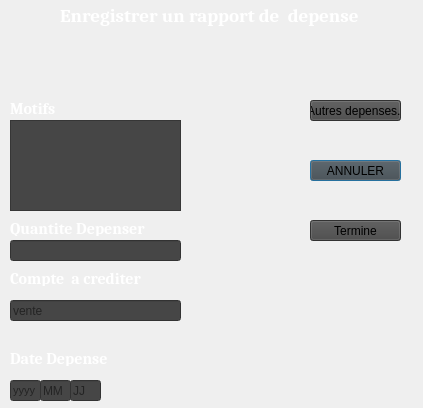
<?xml version="1.0" encoding="UTF-8"?>
<ui version="4.0">
 <class>redigerrapportdepense</class>
 <widget class="QDialog" name="redigerrapportdepense">
  <property name="geometry">
   <rect>
    <x>0</x>
    <y>0</y>
    <width>423</width>
    <height>408</height>
   </rect>
  </property>
  <property name="windowTitle">
   <string>rapport depense</string>
  </property>
  <property name="windowIcon">
   <iconset resource="../../Documents/Menu/logo1.qrc">
    <normaloff>:/menu/logo1/logo.png</normaloff>:/menu/logo1/logo.png</iconset>
  </property>
  <widget class="QPushButton" name="annuler">
   <property name="geometry">
    <rect>
     <x>310</x>
     <y>160</y>
     <width>91</width>
     <height>21</height>
    </rect>
   </property>
   <property name="styleSheet">
    <string notr="true">background-color: rgb(70, 70, 70);</string>
   </property>
   <property name="text">
    <string>ANNULER</string>
   </property>
  </widget>
  <widget class="QLabel" name="label">
   <property name="geometry">
    <rect>
     <x>60</x>
     <y>0</y>
     <width>311</width>
     <height>31</height>
    </rect>
   </property>
   <property name="font">
    <font>
     <family>Cambria</family>
     <pointsize>14</pointsize>
     <weight>75</weight>
     <bold>true</bold>
    </font>
   </property>
   <property name="styleSheet">
    <string notr="true">color: rgb(255, 255, 255);</string>
   </property>
   <property name="text">
    <string>Enregistrer un rapport de  depense</string>
   </property>
  </widget>
  <widget class="QPushButton" name="autredepense">
   <property name="geometry">
    <rect>
     <x>310</x>
     <y>100</y>
     <width>91</width>
     <height>21</height>
    </rect>
   </property>
   <property name="styleSheet">
    <string notr="true">background-color: rgb(70, 70, 70);</string>
   </property>
   <property name="text">
    <string>Autres depenses..</string>
   </property>
  </widget>
  <widget class="QPushButton" name="termine">
   <property name="geometry">
    <rect>
     <x>310</x>
     <y>220</y>
     <width>91</width>
     <height>21</height>
    </rect>
   </property>
   <property name="styleSheet">
    <string notr="true">background-color: rgb(70, 70, 70);</string>
   </property>
   <property name="text">
    <string>Termine</string>
   </property>
  </widget>
  <widget class="QLineEdit" name="Compte">
   <property name="geometry">
    <rect>
     <x>10</x>
     <y>300</y>
     <width>171</width>
     <height>21</height>
    </rect>
   </property>
   <property name="styleSheet">
    <string notr="true">background-color: rgb(70, 70, 70);</string>
   </property>
   <property name="placeholderText">
    <string>vente</string>
   </property>
  </widget>
  <widget class="QLineEdit" name="jour">
   <property name="geometry">
    <rect>
     <x>70</x>
     <y>380</y>
     <width>31</width>
     <height>21</height>
    </rect>
   </property>
   <property name="styleSheet">
    <string notr="true">background-color: rgb(70, 70, 70);</string>
   </property>
   <property name="maxLength">
    <number>2</number>
   </property>
   <property name="placeholderText">
    <string>JJ</string>
   </property>
  </widget>
  <widget class="QLineEdit" name="quantite">
   <property name="geometry">
    <rect>
     <x>10</x>
     <y>240</y>
     <width>171</width>
     <height>21</height>
    </rect>
   </property>
   <property name="styleSheet">
    <string notr="true">background-color: rgb(70, 70, 70);</string>
   </property>
   <property name="clearButtonEnabled">
    <bool>true</bool>
   </property>
  </widget>
  <widget class="QLineEdit" name="mois">
   <property name="geometry">
    <rect>
     <x>40</x>
     <y>380</y>
     <width>31</width>
     <height>21</height>
    </rect>
   </property>
   <property name="styleSheet">
    <string notr="true">background-color: rgb(70, 70, 70);</string>
   </property>
   <property name="maxLength">
    <number>2</number>
   </property>
   <property name="placeholderText">
    <string>MM</string>
   </property>
  </widget>
  <widget class="QLineEdit" name="anne">
   <property name="geometry">
    <rect>
     <x>10</x>
     <y>380</y>
     <width>31</width>
     <height>21</height>
    </rect>
   </property>
   <property name="font">
    <font>
     <pointsize>8</pointsize>
     <weight>50</weight>
     <bold>false</bold>
     <underline>false</underline>
     <strikeout>false</strikeout>
    </font>
   </property>
   <property name="tabletTracking">
    <bool>true</bool>
   </property>
   <property name="contextMenuPolicy">
    <enum>Qt::DefaultContextMenu</enum>
   </property>
   <property name="autoFillBackground">
    <bool>false</bool>
   </property>
   <property name="styleSheet">
    <string notr="true">background-color: rgb(70, 70, 70);</string>
   </property>
   <property name="text">
    <string/>
   </property>
   <property name="maxLength">
    <number>4</number>
   </property>
   <property name="placeholderText">
    <string>yyyy</string>
   </property>
  </widget>
  <widget class="QLabel" name="label_8">
   <property name="geometry">
    <rect>
     <x>10</x>
     <y>350</y>
     <width>111</width>
     <height>16</height>
    </rect>
   </property>
   <property name="font">
    <font>
     <family>Cambria</family>
     <pointsize>12</pointsize>
     <weight>75</weight>
     <bold>true</bold>
    </font>
   </property>
   <property name="styleSheet">
    <string notr="true">color: rgb(255, 255, 255);</string>
   </property>
   <property name="text">
    <string>Date Depense</string>
   </property>
  </widget>
  <widget class="QLabel" name="label_7">
   <property name="geometry">
    <rect>
     <x>10</x>
     <y>220</y>
     <width>141</width>
     <height>16</height>
    </rect>
   </property>
   <property name="font">
    <font>
     <family>Cambria</family>
     <pointsize>12</pointsize>
     <weight>75</weight>
     <bold>true</bold>
    </font>
   </property>
   <property name="styleSheet">
    <string notr="true">color: rgb(255, 255, 255);</string>
   </property>
   <property name="text">
    <string>Quantite Depenser</string>
   </property>
  </widget>
  <widget class="QLabel" name="label_9">
   <property name="geometry">
    <rect>
     <x>10</x>
     <y>270</y>
     <width>211</width>
     <height>16</height>
    </rect>
   </property>
   <property name="font">
    <font>
     <family>Cambria</family>
     <pointsize>12</pointsize>
     <weight>75</weight>
     <bold>true</bold>
    </font>
   </property>
   <property name="styleSheet">
    <string notr="true">color: rgb(255, 255, 255);</string>
   </property>
   <property name="text">
    <string>Compte  a crediter</string>
   </property>
  </widget>
  <widget class="QTextEdit" name="motif">
   <property name="geometry">
    <rect>
     <x>10</x>
     <y>120</y>
     <width>171</width>
     <height>91</height>
    </rect>
   </property>
   <property name="styleSheet">
    <string notr="true">background-color: rgb(70, 70, 70);</string>
   </property>
  </widget>
  <widget class="QLabel" name="label_2">
   <property name="geometry">
    <rect>
     <x>-10</x>
     <y>-10</y>
     <width>571</width>
     <height>421</height>
    </rect>
   </property>
   <property name="text">
    <string/>
   </property>
   <property name="pixmap">
    <pixmap resource="../../Documents/Menu/fond2.qrc">:/menu/fond/Fond2.png</pixmap>
   </property>
   <property name="scaledContents">
    <bool>true</bool>
   </property>
  </widget>
  <widget class="QLabel" name="label_6">
   <property name="geometry">
    <rect>
     <x>10</x>
     <y>100</y>
     <width>51</width>
     <height>16</height>
    </rect>
   </property>
   <property name="font">
    <font>
     <family>Cambria</family>
     <pointsize>12</pointsize>
     <weight>75</weight>
     <bold>true</bold>
    </font>
   </property>
   <property name="styleSheet">
    <string notr="true">color: rgb(255, 255, 255);</string>
   </property>
   <property name="text">
    <string>Motifs</string>
   </property>
  </widget>
  <zorder>label_2</zorder>
  <zorder>annuler</zorder>
  <zorder>label</zorder>
  <zorder>autredepense</zorder>
  <zorder>termine</zorder>
  <zorder>Compte</zorder>
  <zorder>jour</zorder>
  <zorder>quantite</zorder>
  <zorder>mois</zorder>
  <zorder>anne</zorder>
  <zorder>label_8</zorder>
  <zorder>label_7</zorder>
  <zorder>label_9</zorder>
  <zorder>motif</zorder>
  <zorder>label_6</zorder>
 </widget>
 <resources>
  <include location="../../Documents/Menu/fond2.qrc"/>
  <include location="../../Documents/Menu/logo1.qrc"/>
 </resources>
 <connections/>
</ui>
